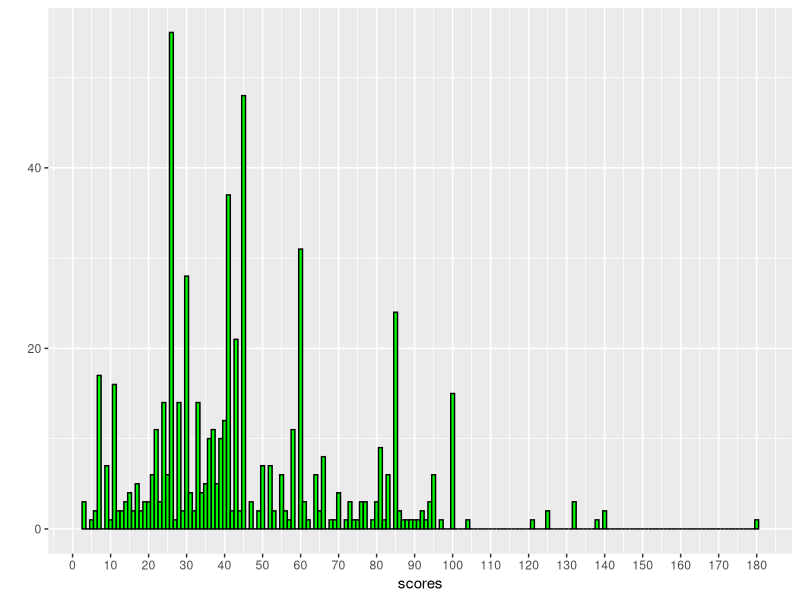
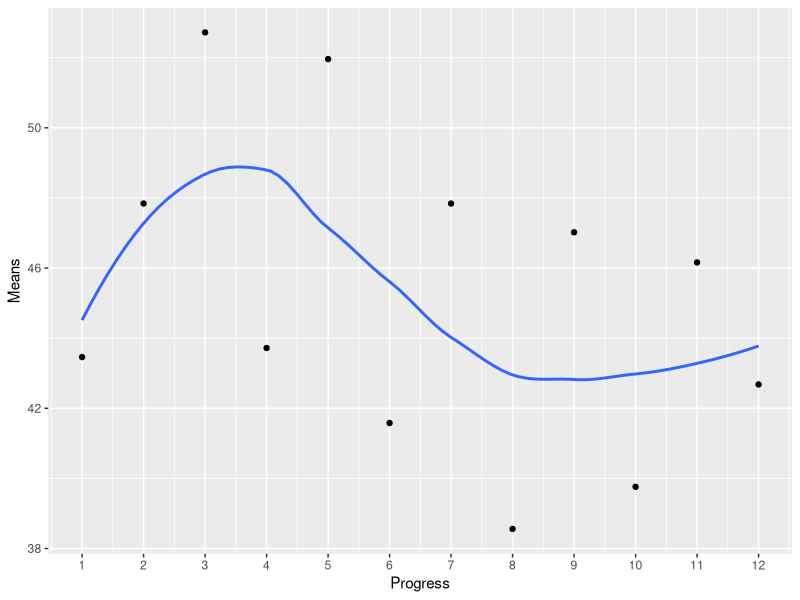
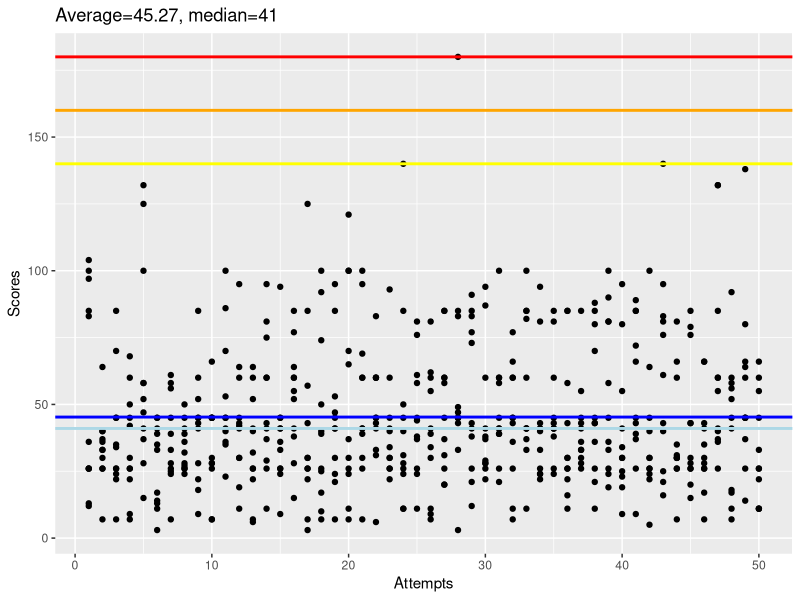

The R script that drew these images, in order:
library(ggplot2)
#Scores1 28NOV16
scores1 <- c(26,33,85,60,41,35,7,26,52,45,53,45,26,43,41,55,30,40,41,121,39,43,30,40,44,60,26,3,12,26,41,45,11,81,41,85,45,43,100,34,72,30,43,66,26,28,36,41,66,11)
#Scores2 16JAN17
scores2 <- c(41,30,33,25,100,23,40,9,50,100,43,45,60,49,85,83,58,17,45,65,50,30,24,52,86,58,28,41,52,100,45,30,45,73,73,25,100,14,50,26,85,45,26,44,21,15,39,45,43,26)
#Scores3 23JAN17
scores3 <- c(85,40,70,9,58,45,26,45,85,7,23,30,22,41,45,28,26,100,95,100,41,45,26,26,81,30,31,180,85,41,60,66,100,26,81,16,33,70,24,30,45,45,140,81,30,41,60,17,60,45)
#Scores4 01FEB17
scores4 <- c(97,36,26,30,28,11,39,26,22,45,86,30,41,37,9,85,85,39,53,70,95,33,26,11,26,34,20,49,41,94,45,60,41,22,60,30,43,45,36,95,39,26,95,7,28,66,26,7,80,11)
#Scores5 06FEB17
scores5 <- c(100,37,45,68,132,41,58,32,41,28,36,95,60,60,36,38,7,92,21,100,26,83,60,28,45,55,45,47,77,60,100,7,85,41,45,43,36,26,19,25,66,64,76,26,76,26,55,58,45,26)
#Scores6 15FEB17
scores6 <- c(36,30,22,22,100,13,24,28,28,45,100,11,32,26,26,64,26,50,30,11,100,6,45,31,11,41,60,85,43,22,26,77,41,40,41,30,26,21,81,55,85,24,21,30,85,26,60,18,64,60)
#Scores7 20FEB17
scores7 <- c(26,64,35,26,47,45,28,24,60,30,40,60,7,60,41,15,30,7,85,65,69,45,34,140,38,81,37,33,73,38,58,60,41,33,41,85,41,80,81,30,85,100,61,30,43,30,40,11,37,22)
#Scores8 22FEB17
scores8 <- c(83,33,34,26,52,3,56,36,43,26,70,64,6,81,33,52,3,25,24,30,7,60,40,11,76,11,60,45,91,28,21,26,82,24,85,11,30,11,33,80,43,26,40,26,20,43,37,56,14,11)
#Scores9 28FEB17
scores9 <- c(13,26,45,7,37,17,25,27,45,45,41,19,26,95,45,60,22,26,7,37,30,60,41,85,58,9,85,45,26,87,39,45,60,24,26,58,85,85,90,23,9,40,81,60,15,35,132,60,138,55)
#Scores10 05MAR17
scores10 <- c(12,7,24,45,125,33,61,50,9,66,45,42,64,11,26,41,57,74,47,24,41,41,30,50,24,62,20,83,21,28,39,11,37,94,24,26,28,36,26,9,26,22,83,30,79,17,41,45,26,26)
#Scores11 06MAR17
scores11 <- c(104,26,26,50,15,14,33,39,18,7,35,43,40,29,94,60,125,10,45,7,60,60,22,45,37,39,85,43,38,37,41,43,33,41,38,26,33,88,58,19,89,30,25,31,26,66,132,92,45,66)
#Scores12 06MAR17
scores12 <- c(26,40,7,42,58,39,45,41,45,28,45,41,52,75,24,77,43,17,41,26,60,31,93,24,61,7,58,45,83,29,60,36,85,43,43,22,55,43,45,41,37,5,16,35,43,7,85,52,45,33)

ScoreTable <- data.frame(1:50,scores1,scores2,scores3,scores4,scores5,scores6,scores7,
                         scores8,scores9,scores10,scores11,scores12)
colnames(ScoreTable)[1] <- 'Attempts'

scores <- NULL
for(i in 2:length(ScoreTable[1,])){scores <- append(scores,ScoreTable[,i],length(scores))}

listofmeans <- NULL
for(i in 1:length(ScoreTable[1,])-1){listofmeans[i] <- mean(ScoreTable[,i+1])}

qplot(x=scores,binwidth=1,fill=I('green'),col=I('black'))+
  scale_x_continuous(breaks=seq(0,180,10))


qplot(x=seq_along(listofmeans),y=listofmeans,geom=c('point','smooth'),
      se=F,xlab='Progress',ylab='Means')+
  scale_x_continuous(breaks=seq(0,length(listofmeans),1))

gg <- ggplot(ScoreTable,aes(Attempts))
gg <- gg + ggtitle(paste('Average=',round(mean(scores),2),', median=',median(scores),sep=''))
gg <- gg + geom_point(aes(y=ScoreTable[,2]))
for(i in 3:(length(scores)/50)+1){gg <- gg + geom_point(y=ScoreTable[,i])}
gg <- gg + geom_hline(color='blue',yintercept=mean(scores),size=1)
gg <- gg + geom_hline(color='lightblue',yintercept=median(scores),size=1)
gg <- gg + geom_hline(color='yellow',yintercept=140,size=1)
gg <- gg + geom_hline(color='orange',yintercept=160,size=1)
gg <- gg + geom_hline(color='red',yintercept=180,size=1)
gg <- gg + labs(y='Scores')
gg
